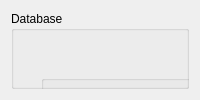
     <widget class="QWidget" name="databaseTAB">
      <attribute name="title">
       <string>DB</string>
      </attribute>
      <layout class="QHBoxLayout" name="horizontalLayout_8">
       <item>
        <widget class="QGroupBox" name="chartsBox">
         <property name="font">
          <font/>
         </property>
         <property name="title">
          <string>Database</string>
         </property>
         <widget class="QGroupBox" name="groupBox_6">
          <property name="geometry">
           <rect>
            <x>30</x>
            <y>50</y>
            <width>641</width>
            <height>311</height>
           </rect>
          </property>
          <property name="font">
           <font/>
          </property>
          <property name="title">
           <string>Database Options</string>
          </property>
          <property name="alignment">
           <set>Qt::AlignHCenter|Qt::AlignTop</set>
          </property>
          <property name="flat">
           <bool>true</bool>
          </property>
          <widget class="QLineEdit" name="userpath">
           <property name="geometry">
            <rect>
             <x>140</x>
             <y>40</y>
             <width>481</width>
             <height>35</height>
            </rect>
           </property>
           <property name="font">
            <font>
             <pointsize>16</pointsize>
            </font>
           </property>
           <property name="dragEnabled">
            <bool>true</bool>
           </property>
          </widget>
          <widget class="QLabel" name="shpLabel_7">
           <property name="geometry">
            <rect>
             <x>10</x>
             <y>40</y>
             <width>121</width>
             <height>35</height>
            </rect>
           </property>
           <property name="font">
            <font/>
           </property>
           <property name="text">
            <string>User</string>
           </property>
           <property name="alignment">
            <set>Qt::AlignRight|Qt::AlignTrailing|Qt::AlignVCenter</set>
           </property>
          </widget>
          <widget class="QLineEdit" name="passwordpath">
           <property name="geometry">
            <rect>
             <x>140</x>
             <y>90</y>
             <width>481</width>
             <height>35</height>
            </rect>
           </property>
           <property name="font">
            <font>
             <pointsize>16</pointsize>
            </font>
           </property>
           <property name="dragEnabled">
            <bool>true</bool>
           </property>
          </widget>
          <widget class="QLabel" name="shpLabel_8">
           <property name="geometry">
            <rect>
             <x>0</x>
             <y>90</y>
             <width>131</width>
             <height>35</height>
            </rect>
           </property>
           <property name="font">
            <font/>
           </property>
           <property name="text">
            <string>Password</string>
           </property>
           <property name="alignment">
            <set>Qt::AlignRight|Qt::AlignTrailing|Qt::AlignVCenter</set>
           </property>
          </widget>
          <widget class="QLineEdit" name="portpath">
           <property name="geometry">
            <rect>
             <x>140</x>
             <y>140</y>
             <width>481</width>
             <height>35</height>
            </rect>
           </property>
           <property name="maximumSize">
            <size>
             <width>16777215</width>
             <height>35</height>
            </size>
           </property>
           <property name="font">
            <font>
             <pointsize>16</pointsize>
            </font>
           </property>
           <property name="dragEnabled">
            <bool>true</bool>
           </property>
          </widget>
          <widget class="QLabel" name="shpLabel_9">
           <property name="geometry">
            <rect>
             <x>40</x>
             <y>140</y>
             <width>91</width>
             <height>35</height>
            </rect>
           </property>
           <property name="font">
            <font/>
           </property>
           <property name="text">
            <string>Port</string>
           </property>
           <property name="alignment">
            <set>Qt::AlignRight|Qt::AlignTrailing|Qt::AlignVCenter</set>
           </property>
          </widget>
          <widget class="QLineEdit" name="hostpath">
           <property name="geometry">
            <rect>
             <x>140</x>
             <y>190</y>
             <width>481</width>
             <height>35</height>
            </rect>
           </property>
           <property name="font">
            <font>
             <pointsize>16</pointsize>
            </font>
           </property>
          </widget>
          <widget class="QLabel" name="shpLabel_10">
           <property name="geometry">
            <rect>
             <x>30</x>
             <y>190</y>
             <width>101</width>
             <height>35</height>
            </rect>
           </property>
           <property name="font">
            <font/>
           </property>
           <property name="text">
            <string>Host</string>
           </property>
           <property name="alignment">
            <set>Qt::AlignRight|Qt::AlignTrailing|Qt::AlignVCenter</set>
           </property>
          </widget>
          <widget class="QLabel" name="label_6">
           <property name="geometry">
            <rect>
             <x>20</x>
             <y>240</y>
             <width>111</width>
             <height>41</height>
            </rect>
           </property>
           <property name="text">
            <string>Driver</string>
           </property>
           <property name="alignment">
            <set>Qt::AlignRight|Qt::AlignTrailing|Qt::AlignVCenter</set>
           </property>
          </widget>
          <widget class="QComboBox" name="driverCB">
           <property name="geometry">
            <rect>
             <x>140</x>
             <y>240</y>
             <width>361</width>
             <height>41</height>
            </rect>
           </property>
           <item>
            <property name="text">
             <string>MySQL</string>
            </property>
           </item>
           <item>
            <property name="text">
             <string>PostgreSQL</string>
            </property>
           </item>
          </widget>
         </widget>
        </widget>
       </item>
      </layout>
     </widget>
